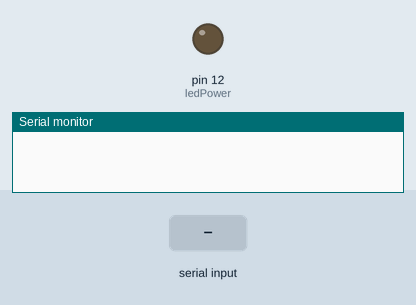
Simulated run of this sketch. Board: Arduino Uno, built with avr-gcc and run on an emulated ATmega328P. Parts: output pins drawn as LEDs (lit = HIGH), the last lines printed to the serial monitor. The test bench sets the inputs (shaded band).

Above: at 1.2 s.
1.3 s: byte 30 received over Serial
At 2.3 s:
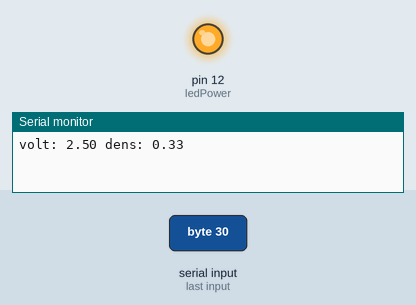
Timing chart, 0 to 4.3 s (numbered marks = the images above; inputs shaded):
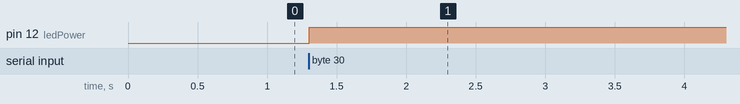

The sketch:

sketch_mar10a.ino
```cpp
int measurePin = A5;
int ledPower = 12;

unsigned int samplingTime = 280;
unsigned int deltaTime = 40;
unsigned int sleepTime = 9680;

float voMeasured = 0;
float calcVoltage = 0;
float dustDensity = 0;
int input=0;
void setup(){
  Serial.begin(9600); // opens serial port, sets data rate to 9600 bps
  pinMode(ledPower,OUTPUT);
}

void loop(){
  if(Serial.available()){
  input=Serial.read();
  if(input>-1 && input!=10){
    //Serial.println(input);
  digitalWrite(ledPower,LOW);
  delayMicroseconds(samplingTime);

  voMeasured = analogRead(measurePin);

  delayMicroseconds(deltaTime);
  digitalWrite(ledPower,HIGH);
  delayMicroseconds(sleepTime);

  calcVoltage = voMeasured*(5.0/1024);
  dustDensity = 0.17*calcVoltage-0.1;

  if ( dustDensity < 0)
  {
    dustDensity = 0.00;
  }

  Serial.print("volt: ");
  Serial.print(calcVoltage);

  Serial.print(" dens: ");
  Serial.println(dustDensity);

  delay(500);
  }
  }
}
```

Measured:
- after the input at 1.3 s, pin 12 (ledPower): LOW → HIGH at once
